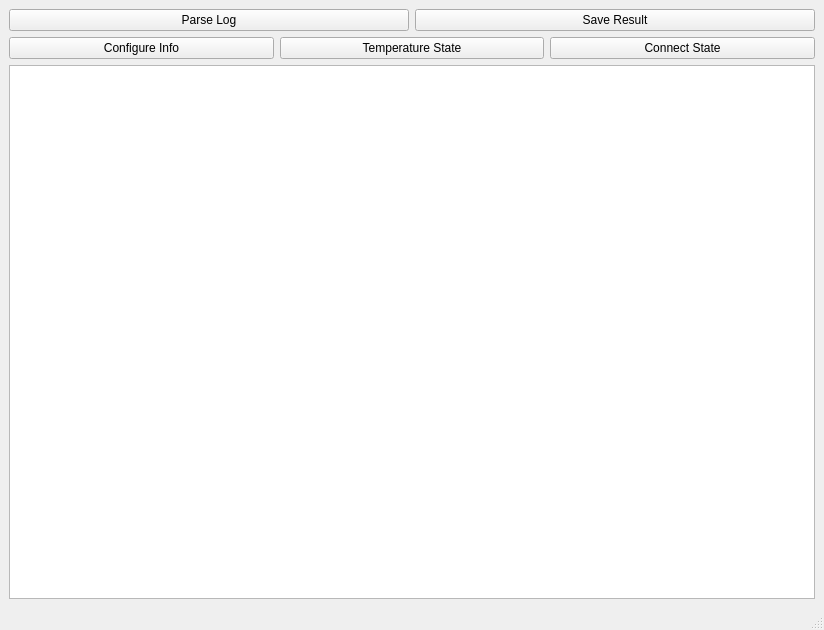
<?xml version="1.0" encoding="UTF-8"?>
<ui version="4.0">
 <class>MainWindow</class>
 <widget class="QMainWindow" name="MainWindow">
  <property name="geometry">
   <rect>
    <x>0</x>
    <y>0</y>
    <width>824</width>
    <height>630</height>
   </rect>
  </property>
  <property name="windowTitle">
   <string>MainWindow</string>
  </property>
  <widget class="QWidget" name="centralwidget">
   <layout class="QGridLayout" name="gridLayout">
    <item row="0" column="0">
     <layout class="QVBoxLayout" name="verticalLayout_2">
      <item>
       <layout class="QVBoxLayout" name="verticalLayout">
        <item>
         <layout class="QHBoxLayout" name="horizontalLayout_2">
          <item>
           <widget class="QPushButton" name="btPasrseLog">
            <property name="text">
             <string>Parse Log</string>
            </property>
           </widget>
          </item>
          <item>
           <widget class="QPushButton" name="btSaveResult">
            <property name="text">
             <string>Save Result</string>
            </property>
           </widget>
          </item>
         </layout>
        </item>
        <item>
         <layout class="QHBoxLayout" name="horizontalLayout">
          <item>
           <widget class="QPushButton" name="btCfgInfo">
            <property name="text">
             <string>Configure Info</string>
            </property>
           </widget>
          </item>
          <item>
           <widget class="QPushButton" name="btTempState">
            <property name="text">
             <string>Temperature State</string>
            </property>
           </widget>
          </item>
          <item>
           <widget class="QPushButton" name="btConnectState">
            <property name="text">
             <string>Connect State</string>
            </property>
           </widget>
          </item>
         </layout>
        </item>
       </layout>
      </item>
      <item>
       <widget class="QGraphicsView" name="graphicsView"/>
      </item>
     </layout>
    </item>
   </layout>
  </widget>
  <widget class="QMenuBar" name="menubar">
   <property name="geometry">
    <rect>
     <x>0</x>
     <y>0</y>
     <width>824</width>
     <height>33</height>
    </rect>
   </property>
  </widget>
  <widget class="QStatusBar" name="statusbar"/>
 </widget>
 <resources/>
 <connections/>
</ui>
